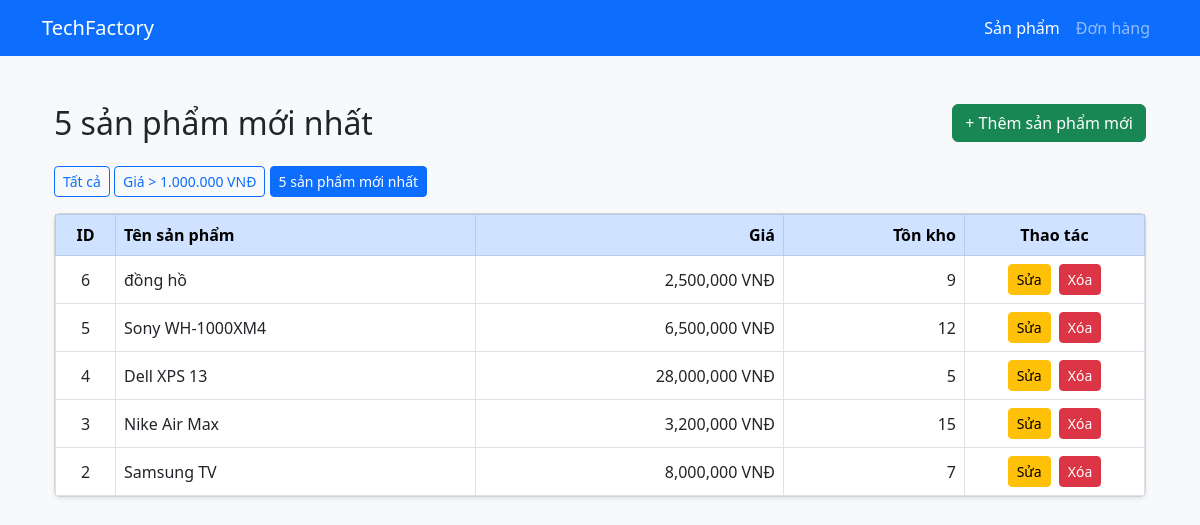
The page /ngay9/index.php?page=products&latest=1 on the database its author committed.
### tables this page shows
CREATE TABLE `products` (
  `id` int NOT NULL,
  `product_name` varchar(255) DEFAULT NULL,
  `brand` varchar(255) DEFAULT NULL,
  `description` text,
  `unit_price` int DEFAULT NULL,
  `category` varchar(255) DEFAULT NULL,
  `stock_quantity` int DEFAULT NULL,
  `image` varchar(255) DEFAULT NULL
);

### ngay9/views/products/index.php (the view, shortened to what this page needs)
<?php
require_once __DIR__ . '/../../models/Product.php';
$filter_price = isset($_GET['filter_price']) ? true : false;
$show_latest = isset($_GET['latest']) ? true : false;
if ($filter_price) {
    $products = $pdo->query("SELECT * FROM products WHERE unit_price > 1000000 ORDER BY id DESC")->fetchAll();
    $filter_title = "Sản phẩm có giá > 1.000.000 VNĐ";
} elseif ($show_latest) {
    $products = $pdo->query("SELECT * FROM products ORDER BY id DESC LIMIT 5")->fetchAll();
    $filter_title = "5 sản phẩm mới nhất";
} else {
    $products = $pdo->query("SELECT * FROM products ORDER BY id DESC")->fetchAll();
    $filter_title = "Tất cả sản phẩm";
}
?>
<!DOCTYPE html>
<html>
<head>
    <link href="https://cdn.jsdelivr.net/npm/bootstrap@5.3.0/dist/css/bootstrap.min.css" rel="stylesheet">
</head>
<body class="bg-light">
<div class="container mt-5">
    <div class="d-flex justify-content-between align-items-center mb-4">
        <h2 class="mb-0"><?= $filter_title ?></h2>
        <a href="index.php?page=products&add=1" class="btn btn-success">+ Thêm sản phẩm mới</a>
    </div>
    <div class="mb-3">
        <a href="index.php?page=products" class="btn btn-outline-primary btn-sm<?= !$filter_price && !$show_latest ? ' active' : '' ?>">Tất cả</a>
        <a href="index.php?page=products&filter_price=1" class="btn btn-outline-primary btn-sm<?= $filter_price ? ' active' : '' ?>">Giá &gt; 1.000.000 VNĐ</a>
        <a href="index.php?page=products&latest=1" class="btn btn-outline-primary btn-sm<?= $show_latest ? ' active' : '' ?>">5 sản phẩm mới nhất</a>
    </div>
    <div class="card shadow-sm">
        <div class="card-body p-0">
            <table class="table table-bordered table-hover align-middle mb-0">
                <thead class="table-primary">
                    <tr>
                        <th class="text-center" style="width:60px;">ID</th>
                        <th>Tên sản phẩm</th>
                        <th class="text-end">Giá</th>
                        <th class="text-end">Tồn kho</th>
                        <th class="text-center" style="width:180px;">Thao tác</th>
                    </tr>
                </thead>
                <tbody>
                <?php foreach ($products as $p): ?>
                    <tr>
                        <td class="text-center"><?= $p['id'] ?></td>
                        <td><?= htmlspecialchars($p['product_name'] ?? '') ?></td>
                        <td class="text-end"><?= number_format($p['unit_price']) ?> VNĐ</td>
                        <td class="text-end"><?= $p['stock_quantity'] ?></td>
                        <td class="text-center">
                            <a href="index.php?page=products&edit=<?= $p['id'] ?>" class="btn btn-warning btn-sm me-1">Sửa</a>
                            <a href="index.php?page=products&delete=<?= $p['id'] ?>" class="btn btn-danger btn-sm" onclick="return confirm('Xóa sản phẩm này?')">Xóa</a>
                        </td>
                    </tr>
                <?php endforeach; ?>
                </tbody>
            </table>
        </div>
    </div>
</div>
</body>
</html>

### rows shown on the page
products: id "6", product_name "đồng hồ", unit_price "2,500,000", stock_quantity "9"
products: id "5", product_name "Sony WH-1000XM4", unit_price "6,500,000", stock_quantity "12"
products: id "4", product_name "Dell XPS 13", unit_price "28,000,000", stock_quantity "5"
products: id "3", product_name "Nike Air Max", unit_price "3,200,000", stock_quantity "15"
products: id "2", product_name "Samsung TV", unit_price "8,000,000", stock_quantity "7"

### other values the page prints
$filter_title "5 sản phẩm mới nhất"
